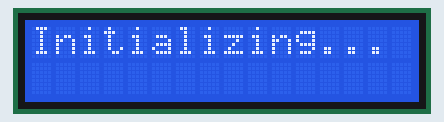
This sketch was run on a simulated Arduino Uno, built with avr-gcc and run on an emulated ATmega328P. Shown: 16×2 character LCD. What the sketch prints to the serial monitor is not drawn.

Above: at 0.4 s.
At 1.9 s:
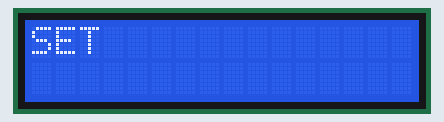
At 3.0 s:
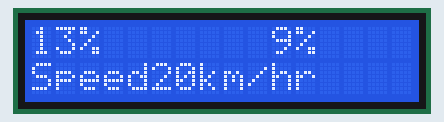

The sketch:

LCD_with_I2C.ino
```cpp
#include <Wire.h>  // Arduino IDE 內建
#include <LiquidCrystal_I2C.h>

LiquidCrystal_I2C lcd(0x27, 2, 1, 0, 4, 5, 6, 7, 3, POSITIVE);  // 設定 LCD I2C 位址

  void setup() {
    Serial.begin(9600);
    lcd.begin(16, 2);      // 初始化 LCD，一行 16 的字元，共 2 行，預設開啟背光
    Serial.println("START");
//    for(int i = 0; i < 3; i++) {
//        lcd.backlight(); // 開啟背光
//        delay(250);
//        lcd.noBacklight(); // 關閉背光
//        delay(250);
//      }
      lcd.backlight();
      lcd.setCursor(0,0); // set cursor at first line first alphabet
      lcd.print("Initializing");
      delay(100);
      lcd.print(".");
      delay(100);
      lcd.print(".");
      delay(100);
      lcd.print(".");
      delay(1000);
      lcd.clear();
      delay(500);
      lcd.print("SET");
      delay(1000);
      lcd.clear();


  }
void loop() {
      lcd.setCursor(0,1);
      lcd.print("Speed");
      lcd.print("20");
      lcd.print("km/hr");

      lcd.setCursor(0,0);
      lcd.print((100-93)*100/52);
      lcd.print("%");
      lcd.setCursor(10,0);
      lcd.print("9");
      lcd.print("%");

  }
```

Measured:
- what the display in image 0 shows lasts 1.0 s, from 0.4 s to 1.4 s
